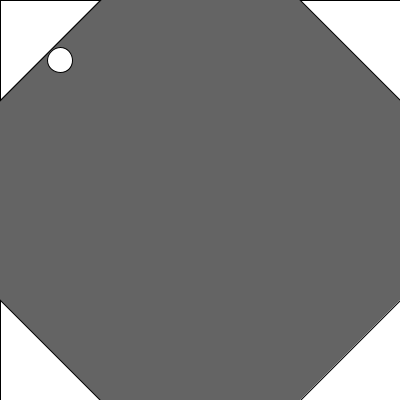
Frame 1 (no input)
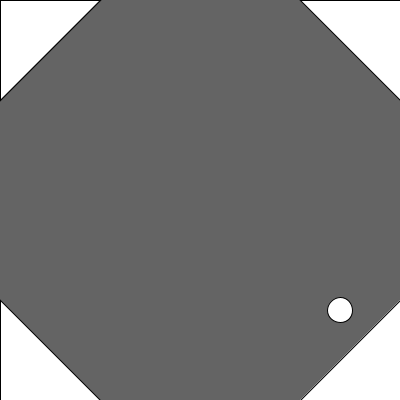
Frame 60 (the mouse pressed at the canvas centre just before this capture)
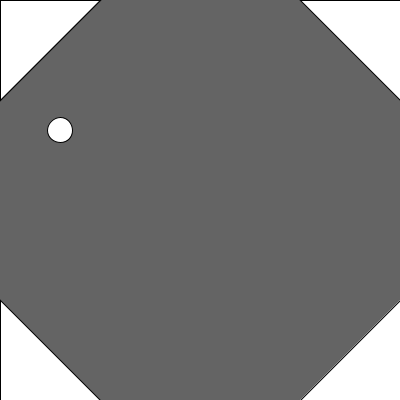
Frame 120 (the mouse held since frame 60 and released just before this capture)

The Processing sketch that drew these frames (run headless with seeded random() and noise(); from frame 60 on, the mouse is pressed at the canvas centre):

// Processing sketch: processing_183155
// ── processing_183155.pde

int x = 60;
int y=60;

int speed = 10;

int state = 0;

void setup() {
  size(400, 400);
}

void draw() {
  background(100);
  //boudaries
  triangle(0, 0, 0, 100, 100, 0);
  triangle(300, 0, 400, 0, 400, 100);
  triangle(0, 300, 0, 400, 100, 400);
  triangle(400, 400, 400, 300, 300, 400);
  //the ball
  ellipse(x, y, 25, 25);
  //movement
  if (state ==0) {
    y=y+speed;
    if (y==340) {
      y=y;
      state=1;
    }
  } else if (state==1) {
    x=x+speed;
    if (x==340) {
      x=x;
      state=2;
    }
  } else if (state==2) {
    y=y-speed;
    if (y==60) {
      y=y;
      state=3;
    }
  } else if (state==3) {
    x=x-speed;
    if (x==60) {
      x=x;
      state=0;
    }
  }
}
